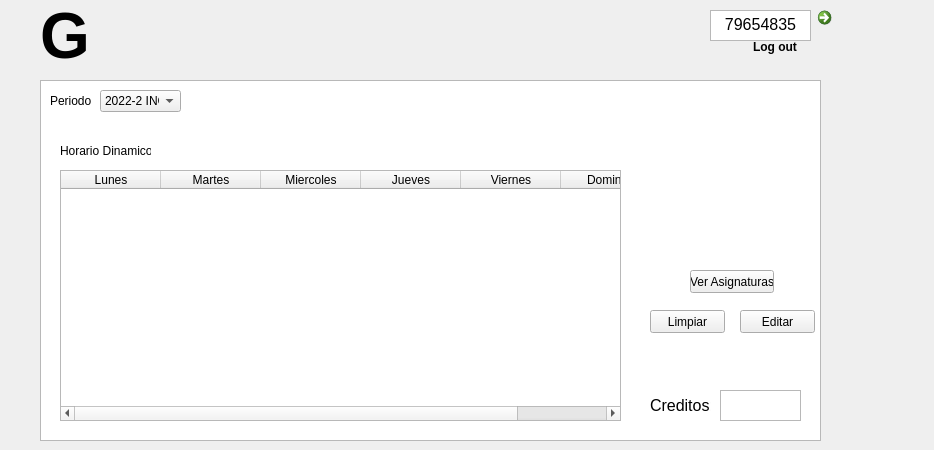
  <widget class="QWidget" name="centralwidget">
   <widget class="QPushButton" name="pushButton">
    <property name="geometry">
     <rect>
      <x>690</x>
      <y>270</y>
      <width>84</width>
      <height>23</height>
     </rect>
    </property>
    <property name="text">
     <string>Ver Asignaturas</string>
    </property>
   </widget>
   <widget class="QPushButton" name="pushButton_2">
    <property name="geometry">
     <rect>
      <x>650</x>
      <y>310</y>
      <width>75</width>
      <height>23</height>
     </rect>
    </property>
    <property name="text">
     <string>Limpiar</string>
    </property>
   </widget>
   <widget class="QPushButton" name="pushButton_3">
    <property name="geometry">
     <rect>
      <x>740</x>
      <y>310</y>
      <width>75</width>
      <height>23</height>
     </rect>
    </property>
    <property name="text">
     <string>Editar</string>
    </property>
   </widget>
   <widget class="QComboBox" name="comboBox">
    <property name="geometry">
     <rect>
      <x>100</x>
      <y>90</y>
      <width>81</width>
      <height>22</height>
     </rect>
    </property>
    <item>
     <property name="text">
      <string>2022-2 ING</string>
     </property>
    </item>
   </widget>
   <widget class="QTableWidget" name="tableWidget">
    <property name="geometry">
     <rect>
      <x>60</x>
      <y>170</y>
      <width>561</width>
      <height>251</height>
     </rect>
    </property>
    <column>
     <property name="text">
      <string>Lunes</string>
     </property>
    </column>
    <column>
     <property name="text">
      <string>Martes</string>
     </property>
    </column>
    <column>
     <property name="text">
      <string>Miercoles</string>
     </property>
    </column>
    <column>
     <property name="text">
      <string>Jueves</string>
     </property>
    </column>
    <column>
     <property name="text">
      <string>Viernes</string>
     </property>
    </column>
    <column>
     <property name="text">
      <string>Domingo</string>
     </property>
    </column>
   </widget>
   <widget class="QTextEdit" name="textEdit">
    <property name="geometry">
     <rect>
      <x>720</x>
      <y>390</y>
      <width>81</width>
      <height>31</height>
     </rect>
    </property>
   </widget>
   <widget class="QLabel" name="label">
    <property name="geometry">
     <rect>
      <x>650</x>
      <y>390</y>
      <width>61</width>
      <height>31</height>
     </rect>
    </property>
    <property name="palette">
     <palette>
      <active>
       <colorrole role="WindowText">
        <brush brushstyle="SolidPattern">
         <color alpha="255">
          <red>0</red>
          <green>0</green>
          <blue>0</blue>
         </color>
        </brush>
       </colorrole>
       <colorrole role="Button">
        <brush brushstyle="SolidPattern">
         <color alpha="255">
          <red>85</red>
          <green>85</green>
          <blue>255</blue>
         </color>
        </brush>
       </colorrole>
       <colorrole role="Light">
        <brush brushstyle="SolidPattern">
         <color alpha="255">
          <red>213</red>
          <green>213</green>
          <blue>255</blue>
         </color>
        </brush>
       </colorrole>
       <colorrole role="Midlight">
        <brush brushstyle="SolidPattern">
         <color alpha="255">
          <red>149</red>
          <green>149</green>
          <blue>255</blue>
         </color>
        </brush>
       </colorrole>
       <colorrole role="Dark">
        <brush brushstyle="SolidPattern">
         <color alpha="255">
          <red>42</red>
          <green>42</green>
          <blue>127</blue>
         </color>
        </brush>
       </colorrole>
       <colorrole role="Mid">
        <brush brushstyle="SolidPattern">
         <color alpha="255">
          <red>56</red>
          <green>56</green>
          <blue>170</blue>
         </color>
        </brush>
       </colorrole>
       <colorrole role="Text">
        <brush brushstyle="SolidPattern">
         <color alpha="255">
          <red>0</red>
          <green>0</green>
          <blue>0</blue>
         </color>
        </brush>
       </colorrole>
       <colorrole role="BrightText">
        <brush brushstyle="SolidPattern">
         <color alpha="255">
          <red>255</red>
          <green>255</green>
          <blue>255</blue>
         </color>
        </brush>
       </colorrole>
       <colorrole role="ButtonText">
        <brush brushstyle="SolidPattern">
         <color alpha="255">
          <red>0</red>
          <green>0</green>
          <blue>0</blue>
         </color>
        </brush>
       </colorrole>
       <colorrole role="Base">
        <brush brushstyle="SolidPattern">
         <color alpha="255">
          <red>255</red>
          <green>255</green>
          <blue>255</blue>
         </color>
        </brush>
       </colorrole>
       <colorrole role="Window">
        <brush brushstyle="SolidPattern">
         <color alpha="255">
          <red>85</red>
          <green>85</green>
          <blue>255</blue>
         </color>
        </brush>
       </colorrole>
       <colorrole role="Shadow">
        <brush brushstyle="SolidPattern">
         <color alpha="255">
          <red>0</red>
          <green>0</green>
          <blue>0</blue>
         </color>
        </brush>
       </colorrole>
       <colorrole role="AlternateBase">
        <brush brushstyle="SolidPattern">
         <color alpha="255">
          <red>170</red>
          <green>170</green>
          <blue>255</blue>
         </color>
        </brush>
       </colorrole>
       <colorrole role="ToolTipBase">
        <brush brushstyle="SolidPattern">
         <color alpha="255">
          <red>255</red>
          <green>255</green>
          <blue>220</blue>
         </color>
        </brush>
       </colorrole>
       <colorrole role="ToolTipText">
        <brush brushstyle="SolidPattern">
         <color alpha="255">
          <red>0</red>
          <green>0</green>
          <blue>0</blue>
         </color>
        </brush>
       </colorrole>
      </active>
      <inactive>
       <colorrole role="WindowText">
        <brush brushstyle="SolidPattern">
         <color alpha="255">
          <red>0</red>
          <green>0</green>
          <blue>0</blue>
         </color>
        </brush>
       </colorrole>
       <colorrole role="Button">
        <brush brushstyle="SolidPattern">
         <color alpha="255">
          <red>85</red>
          <green>85</green>
          <blue>255</blue>
         </color>
        </brush>
       </colorrole>
       <colorrole role="Light">
        <brush brushstyle="SolidPattern">
         <color alpha="255">
          <red>213</red>
          <green>213</green>
          <blue>255</blue>
         </color>
        </brush>
       </colorrole>
       <colorrole role="Midlight">
        <brush brushstyle="SolidPattern">
         <color alpha="255">
          <red>149</red>
          <green>149</green>
          <blue>255</blue>
         </color>
        </brush>
       </colorrole>
       <colorrole role="Dark">
        <brush brushstyle="SolidPattern">
         <color alpha="255">
          <red>42</red>
          <green>42</green>
          <blue>127</blue>
         </color>
        </brush>
       </colorrole>
       <colorrole role="Mid">
        <brush brushstyle="SolidPattern">
         <color alpha="255">
          <red>56</red>
          <green>56</green>
          <blue>170</blue>
         </color>
        </brush>
       </colorrole>
       <colorrole role="Text">
        <brush brushstyle="SolidPattern">
         <color alpha="255">
          <red>0</red>
          <green>0</green>
          <blue>0</blue>
         </color>
        </brush>
       </colorrole>
       <colorrole role="BrightText">
        <brush brushstyle="SolidPattern">
         <color alpha="255">
          <red>255</red>
          <green>255</green>
          <blue>255</blue>
         </color>
        </brush>
       </colorrole>
       <colorrole role="ButtonText">
        <brush brushstyle="SolidPattern">
         <color alpha="255">
          <red>0</red>
          <green>0</green>
          <blue>0</blue>
         </color>
        </brush>
       </colorrole>
       <colorrole role="Base">
        <brush brushstyle="SolidPattern">
         <color alpha="255">
          <red>255</red>
          <green>255</green>
          <blue>255</blue>
         </color>
        </brush>
       </colorrole>
       <colorrole role="Window">
        <brush brushstyle="SolidPattern">
         <color alpha="255">
          <red>85</red>
          <green>85</green>
          <blue>255</blue>
         </color>
        </brush>
       </colorrole>
       <colorrole role="Shadow">
        <brush brushstyle="SolidPattern">
         <color alpha="255">
          <red>0</red>
          <green>0</green>
          <blue>0</blue>
         </color>
        </brush>
       </colorrole>
       <colorrole role="AlternateBase">
        <brush brushstyle="SolidPattern">
         <color alpha="255">
          <red>170</red>
          <green>170</green>
          <blue>255</blue>
         </color>
        </brush>
       </colorrole>
       <colorrole role="ToolTipBase">
        <brush brushstyle="SolidPattern">
         <color alpha="255">
          <red>255</red>
          <green>255</green>
          <blue>220</blue>
         </color>
        </brush>
       </colorrole>
       <colorrole role="ToolTipText">
        <brush brushstyle="SolidPattern">
         <color alpha="255">
          <red>0</red>
          <green>0</green>
          <blue>0</blue>
         </color>
        </brush>
       </colorrole>
      </inactive>
      <disabled>
       <colorrole role="WindowText">
        <brush brushstyle="SolidPattern">
         <color alpha="255">
          <red>42</red>
          <green>42</green>
          <blue>127</blue>
         </color>
        </brush>
       </colorrole>
       <colorrole role="Button">
        <brush brushstyle="SolidPattern">
         <color alpha="255">
          <red>85</red>
          <green>85</green>
          <blue>255</blue>
         </color>
        </brush>
       </colorrole>
       <colorrole role="Light">
        <brush brushstyle="SolidPattern">
         <color alpha="255">
          <red>213</red>
          <green>213</green>
          <blue>255</blue>
         </color>
        </brush>
       </colorrole>
       <colorrole role="Midlight">
        <brush brushstyle="SolidPattern">
         <color alpha="255">
          <red>149</red>
          <green>149</green>
          <blue>255</blue>
         </color>
        </brush>
       </colorrole>
       <colorrole role="Dark">
        <brush brushstyle="SolidPattern">
         <color alpha="255">
          <red>42</red>
          <green>42</green>
          <blue>127</blue>
         </color>
        </brush>
       </colorrole>
       <colorrole role="Mid">
        <brush brushstyle="SolidPattern">
         <color alpha="255">
          <red>56</red>
          <green>56</green>
          <blue>170</blue>
         </color>
        </brush>
       </colorrole>
       <colorrole role="Text">
        <brush brushstyle="SolidPattern">
         <color alpha="255">
          <red>42</red>
          <green>42</green>
          <blue>127</blue>
         </color>
        </brush>
       </colorrole>
       <colorrole role="BrightText">
        <brush brushstyle="SolidPattern">
         <color alpha="255">
          <red>255</red>
          <green>255</green>
          <blue>255</blue>
         </color>
        </brush>
       </colorrole>
       <colorrole role="ButtonText">
        <brush brushstyle="SolidPattern">
         <color alpha="255">
          <red>42</red>
          <green>42</green>
          <blue>127</blue>
         </color>
        </brush>
       </colorrole>
       <colorrole role="Base">
        <brush brushstyle="SolidPattern">
         <color alpha="255">
          <red>85</red>
          <green>85</green>
          <blue>255</blue>
         </color>
        </brush>
       </colorrole>
       <colorrole role="Window">
        <brush brushstyle="SolidPattern">
         <color alpha="255">
          <red>85</red>
          <green>85</green>
          <blue>255</blue>
         </color>
        </brush>
       </colorrole>
       <colorrole role="Shadow">
        <brush brushstyle="SolidPattern">
         <color alpha="255">
          <red>0</red>
          <green>0</green>
          <blue>0</blue>
         </color>
        </brush>
       </colorrole>
       <colorrole role="AlternateBase">
        <brush brushstyle="SolidPattern">
         <color alpha="255">
          <red>85</red>
          <green>85</green>
          <blue>255</blue>
         </color>
        </brush>
       </colorrole>
       <colorrole role="ToolTipBase">
        <brush brushstyle="SolidPattern">
         <color alpha="255">
          <red>255</red>
          <green>255</green>
          <blue>220</blue>
         </color>
        </brush>
       </colorrole>
       <colorrole role="ToolTipText">
        <brush brushstyle="SolidPattern">
         <color alpha="255">
          <red>0</red>
          <green>0</green>
          <blue>0</blue>
         </color>
        </brush>
       </colorrole>
      </disabled>
     </palette>
    </property>
    <property name="font">
     <font>
      <pointsize>12</pointsize>
     </font>
    </property>
    <property name="text">
     <string>Creditos:</string>
    </property>
   </widget>
   <widget class="QLabel" name="label_2">
    <property name="geometry">
     <rect>
      <x>50</x>
      <y>90</y>
      <width>41</width>
      <height>21</height>
     </rect>
    </property>
    <property name="text">
     <string>Periodo:</string>
    </property>
   </widget>
   <widget class="QTextEdit" name="textEdit_2">
    <property name="geometry">
     <rect>
      <x>710</x>
      <y>10</y>
      <width>101</width>
      <height>31</height>
     </rect>
    </property>
    <property name="html">
     <string>&lt;!DOCTYPE HTML PUBLIC &quot;-//W3C//DTD HTML 4.0//EN&quot; &quot;http://www.w3.org/TR/REC-html40/strict.dtd&quot;&gt;
&lt;html&gt;&lt;head&gt;&lt;meta name=&quot;qrichtext&quot; content=&quot;1&quot; /&gt;&lt;style type=&quot;text/css&quot;&gt;
p, li { white-space: pre-wrap; }
&lt;/style&gt;&lt;/head&gt;&lt;body style=&quot; font-family:'MS Shell Dlg 2'; font-size:8.25pt; font-weight:400; font-style:normal;&quot;&gt;
&lt;p align=&quot;center&quot; style=&quot; margin-top:0px; margin-bottom:0px; margin-left:0px; margin-right:0px; -qt-block-indent:0; text-indent:0px;&quot;&gt;&lt;span style=&quot; font-size:12pt;&quot;&gt;79654835&lt;/span&gt;&lt;/p&gt;&lt;/body&gt;&lt;/html&gt;</string>
    </property>
   </widget>
   <widget class="QLabel" name="label_3">
    <property name="geometry">
     <rect>
      <x>60</x>
      <y>140</y>
      <width>91</width>
      <height>21</height>
     </rect>
    </property>
    <property name="text">
     <string>Horario Dinamico:</string>
    </property>
   </widget>
   <widget class="QColumnView" name="columnView">
    <property name="geometry">
     <rect>
      <x>40</x>
      <y>80</y>
      <width>781</width>
      <height>361</height>
     </rect>
    </property>
   </widget>
   <widget class="QLabel" name="label_4">
    <property name="geometry">
     <rect>
      <x>40</x>
      <y>0</y>
      <width>51</width>
      <height>71</height>
     </rect>
    </property>
    <property name="palette">
     <palette>
      <active>
       <colorrole role="WindowText">
        <brush brushstyle="SolidPattern">
         <color alpha="255">
          <red>0</red>
          <green>0</green>
          <blue>0</blue>
         </color>
        </brush>
       </colorrole>
       <colorrole role="Button">
        <brush brushstyle="SolidPattern">
         <color alpha="255">
          <red>85</red>
          <green>85</green>
          <blue>255</blue>
         </color>
        </brush>
       </colorrole>
       <colorrole role="Light">
        <brush brushstyle="SolidPattern">
         <color alpha="255">
          <red>213</red>
          <green>213</green>
          <blue>255</blue>
         </color>
        </brush>
       </colorrole>
       <colorrole role="Midlight">
        <brush brushstyle="SolidPattern">
         <color alpha="255">
          <red>149</red>
          <green>149</green>
          <blue>255</blue>
         </color>
        </brush>
       </colorrole>
       <colorrole role="Dark">
        <brush brushstyle="SolidPattern">
         <color alpha="255">
          <red>42</red>
          <green>42</green>
          <blue>127</blue>
         </color>
        </brush>
       </colorrole>
       <colorrole role="Mid">
        <brush brushstyle="SolidPattern">
         <color alpha="255">
          <red>56</red>
          <green>56</green>
          <blue>170</blue>
         </color>
        </brush>
       </colorrole>
       <colorrole role="Text">
        <brush brushstyle="SolidPattern">
         <color alpha="255">
          <red>0</red>
          <green>0</green>
          <blue>0</blue>
         </color>
        </brush>
       </colorrole>
       <colorrole role="BrightText">
        <brush brushstyle="SolidPattern">
         <color alpha="255">
          <red>255</red>
          <green>255</green>
          <blue>255</blue>
         </color>
        </brush>
       </colorrole>
       <colorrole role="ButtonText">
        <brush brushstyle="SolidPattern">
         <color alpha="255">
          <red>0</red>
          <green>0</green>
          <blue>0</blue>
         </color>
        </brush>
       </colorrole>
       <colorrole role="Base">
        <brush brushstyle="SolidPattern">
         <color alpha="255">
          <red>255</red>
          <green>255</green>
          <blue>255</blue>
         </color>
        </brush>
       </colorrole>
       <colorrole role="Window">
        <brush brushstyle="SolidPattern">
         <color alpha="255">
          <red>85</red>
          <green>85</green>
          <blue>255</blue>
         </color>
        </brush>
       </colorrole>
       <colorrole role="Shadow">
        <brush brushstyle="SolidPattern">
         <color alpha="255">
          <red>0</red>
          <green>0</green>
          <blue>0</blue>
         </color>
        </brush>
       </colorrole>
       <colorrole role="AlternateBase">
        <brush brushstyle="SolidPattern">
         <color alpha="255">
          <red>170</red>
          <green>170</green>
          <blue>255</blue>
         </color>
        </brush>
       </colorrole>
       <colorrole role="ToolTipBase">
        <brush brushstyle="SolidPattern">
         <color alpha="255">
          <red>255</red>
          <green>255</green>
          <blue>220</blue>
         </color>
        </brush>
       </colorrole>
       <colorrole role="ToolTipText">
        <brush brushstyle="SolidPattern">
         <color alpha="255">
          <red>0</red>
          <green>0</green>
          <blue>0</blue>
         </color>
        </brush>
       </colorrole>
      </active>
      <inactive>
       <colorrole role="WindowText">
        <brush brushstyle="SolidPattern">
         <color alpha="255">
          <red>0</red>
          <green>0</green>
          <blue>0</blue>
         </color>
        </brush>
       </colorrole>
       <colorrole role="Button">
        <brush brushstyle="SolidPattern">
         <color alpha="255">
          <red>85</red>
          <green>85</green>
          <blue>255</blue>
         </color>
        </brush>
       </colorrole>
       <colorrole role="Light">
        <brush brushstyle="SolidPattern">
         <color alpha="255">
          <red>213</red>
          <green>213</green>
          <blue>255</blue>
         </color>
        </brush>
       </colorrole>
       <colorrole role="Midlight">
        <brush brushstyle="SolidPattern">
         <color alpha="255">
          <red>149</red>
          <green>149</green>
          <blue>255</blue>
         </color>
        </brush>
       </colorrole>
       <colorrole role="Dark">
        <brush brushstyle="SolidPattern">
         <color alpha="255">
          <red>42</red>
          <green>42</green>
          <blue>127</blue>
         </color>
        </brush>
       </colorrole>
       <colorrole role="Mid">
        <brush brushstyle="SolidPattern">
         <color alpha="255">
          <red>56</red>
          <green>56</green>
          <blue>170</blue>
         </color>
        </brush>
       </colorrole>
       <colorrole role="Text">
        <brush brushstyle="SolidPattern">
         <color alpha="255">
          <red>0</red>
          <green>0</green>
          <blue>0</blue>
         </color>
        </brush>
       </colorrole>
       <colorrole role="BrightText">
        <brush brushstyle="SolidPattern">
         <color alpha="255">
          <red>255</red>
          <green>255</green>
          <blue>255</blue>
         </color>
        </brush>
       </colorrole>
       <colorrole role="ButtonText">
        <brush brushstyle="SolidPattern">
         <color alpha="255">
          <red>0</red>
          <green>0</green>
          <blue>0</blue>
         </color>
        </brush>
       </colorrole>
       <colorrole role="Base">
        <brush brushstyle="SolidPattern">
         <color alpha="255">
          <red>255</red>
          <green>255</green>
          <blue>255</blue>
         </color>
        </brush>
       </colorrole>
       <colorrole role="Window">
        <brush brushstyle="SolidPattern">
         <color alpha="255">
          <red>85</red>
          <green>85</green>
          <blue>255</blue>
         </color>
        </brush>
       </colorrole>
       <colorrole role="Shadow">
        <brush brushstyle="SolidPattern">
         <color alpha="255">
          <red>0</red>
          <green>0</green>
          <blue>0</blue>
         </color>
        </brush>
       </colorrole>
       <colorrole role="AlternateBase">
        <brush brushstyle="SolidPattern">
         <color alpha="255">
          <red>170</red>
          <green>170</green>
          <blue>255</blue>
         </color>
        </brush>
       </colorrole>
       <colorrole role="ToolTipBase">
        <brush brushstyle="SolidPattern">
         <color alpha="255">
          <red>255</red>
          <green>255</green>
          <blue>220</blue>
         </color>
        </brush>
       </colorrole>
       <colorrole role="ToolTipText">
        <brush brushstyle="SolidPattern">
         <color alpha="255">
          <red>0</red>
          <green>0</green>
          <blue>0</blue>
         </color>
        </brush>
       </colorrole>
      </inactive>
      <disabled>
       <colorrole role="WindowText">
        <brush brushstyle="SolidPattern">
         <color alpha="255">
          <red>42</red>
          <green>42</green>
          <blue>127</blue>
         </color>
        </brush>
       </colorrole>
       <colorrole role="Button">
        <brush brushstyle="SolidPattern">
         <color alpha="255">
          <red>85</red>
          <green>85</green>
          <blue>255</blue>
         </color>
        </brush>
       </colorrole>
       <colorrole role="Light">
        <brush brushstyle="SolidPattern">
         <color alpha="255">
          <red>213</red>
          <green>213</green>
          <blue>255</blue>
         </color>
        </brush>
       </colorrole>
       <colorrole role="Midlight">
        <brush brushstyle="SolidPattern">
         <color alpha="255">
          <red>149</red>
          <green>149</green>
          <blue>255</blue>
         </color>
        </brush>
       </colorrole>
       <colorrole role="Dark">
        <brush brushstyle="SolidPattern">
         <color alpha="255">
          <red>42</red>
          <green>42</green>
          <blue>127</blue>
         </color>
        </brush>
       </colorrole>
       <colorrole role="Mid">
        <brush brushstyle="SolidPattern">
         <color alpha="255">
          <red>56</red>
          <green>56</green>
          <blue>170</blue>
         </color>
        </brush>
       </colorrole>
       <colorrole role="Text">
        <brush brushstyle="SolidPattern">
         <color alpha="255">
          <red>42</red>
          <green>42</green>
          <blue>127</blue>
         </color>
        </brush>
       </colorrole>
       <colorrole role="BrightText">
        <brush brushstyle="SolidPattern">
         <color alpha="255">
          <red>255</red>
          <green>255</green>
          <blue>255</blue>
         </color>
        </brush>
       </colorrole>
       <colorrole role="ButtonText">
        <brush brushstyle="SolidPattern">
         <color alpha="255">
          <red>42</red>
          <green>42</green>
          <blue>127</blue>
         </color>
        </brush>
       </colorrole>
       <colorrole role="Base">
        <brush brushstyle="SolidPattern">
         <color alpha="255">
          <red>85</red>
          <green>85</green>
          <blue>255</blue>
         </color>
        </brush>
       </colorrole>
       <colorrole role="Window">
        <brush brushstyle="SolidPattern">
         <color alpha="255">
          <red>85</red>
          <green>85</green>
          <blue>255</blue>
         </color>
        </brush>
       </colorrole>
       <colorrole role="Shadow">
        <brush brushstyle="SolidPattern">
         <color alpha="255">
          <red>0</red>
          <green>0</green>
          <blue>0</blue>
         </color>
        </brush>
       </colorrole>
       <colorrole role="AlternateBase">
        <brush brushstyle="SolidPattern">
         <color alpha="255">
          <red>85</red>
          <green>85</green>
          <blue>255</blue>
         </color>
        </brush>
       </colorrole>
       <colorrole role="ToolTipBase">
        <brush brushstyle="SolidPattern">
         <color alpha="255">
          <red>255</red>
          <green>255</green>
          <blue>220</blue>
         </color>
        </brush>
       </colorrole>
       <colorrole role="ToolTipText">
        <brush brushstyle="SolidPattern">
         <color alpha="255">
          <red>0</red>
          <green>0</green>
          <blue>0</blue>
         </color>
        </brush>
       </colorrole>
      </disabled>
     </palette>
    </property>
    <property name="font">
     <font>
      <pointsize>48</pointsize>
      <weight>75</weight>
      <bold>true</bold>
     </font>
    </property>
    <property name="text">
     <string>G</string>
    </property>
   </widget>
   <widget class="QCommandLinkButton" name="commandLinkButton">
    <property name="geometry">
     <rect>
      <x>810</x>
      <y>0</y>
      <width>51</width>
      <height>61</height>
     </rect>
    </property>
    <property name="text">
     <string/>
    </property>
    <property name="icon">
     <iconset>
      <normaloff>C:/Users/Coms_Lab/Downloads/persona-removebg-preview.png</normaloff>C:/Users/Coms_Lab/Downloads/persona-removebg-preview.png</iconset>
    </property>
    <property name="iconSize">
     <size>
      <width>40</width>
      <height>40</height>
     </size>
    </property>
   </widget>
   <widget class="QCommandLinkButton" name="commandLinkButton_2">
    <property name="geometry">
     <rect>
      <x>740</x>
      <y>30</y>
      <width>185</width>
      <height>41</height>
     </rect>
    </property>
    <property name="text">
     <string>Log out</string>
    </property>
    <property name="iconSize">
     <size>
      <width>0</width>
      <height>0</height>
     </size>
    </property>
   </widget>
   <zorder>columnView</zorder>
   <zorder>pushButton</zorder>
   <zorder>pushButton_2</zorder>
   <zorder>pushButton_3</zorder>
   <zorder>comboBox</zorder>
   <zorder>tableWidget</zorder>
   <zorder>textEdit</zorder>
   <zorder>label</zorder>
   <zorder>label_2</zorder>
   <zorder>textEdit_2</zorder>
   <zorder>label_3</zorder>
   <zorder>label_4</zorder>
   <zorder>commandLinkButton</zorder>
   <zorder>commandLinkButton_2</zorder>
  </widget>
